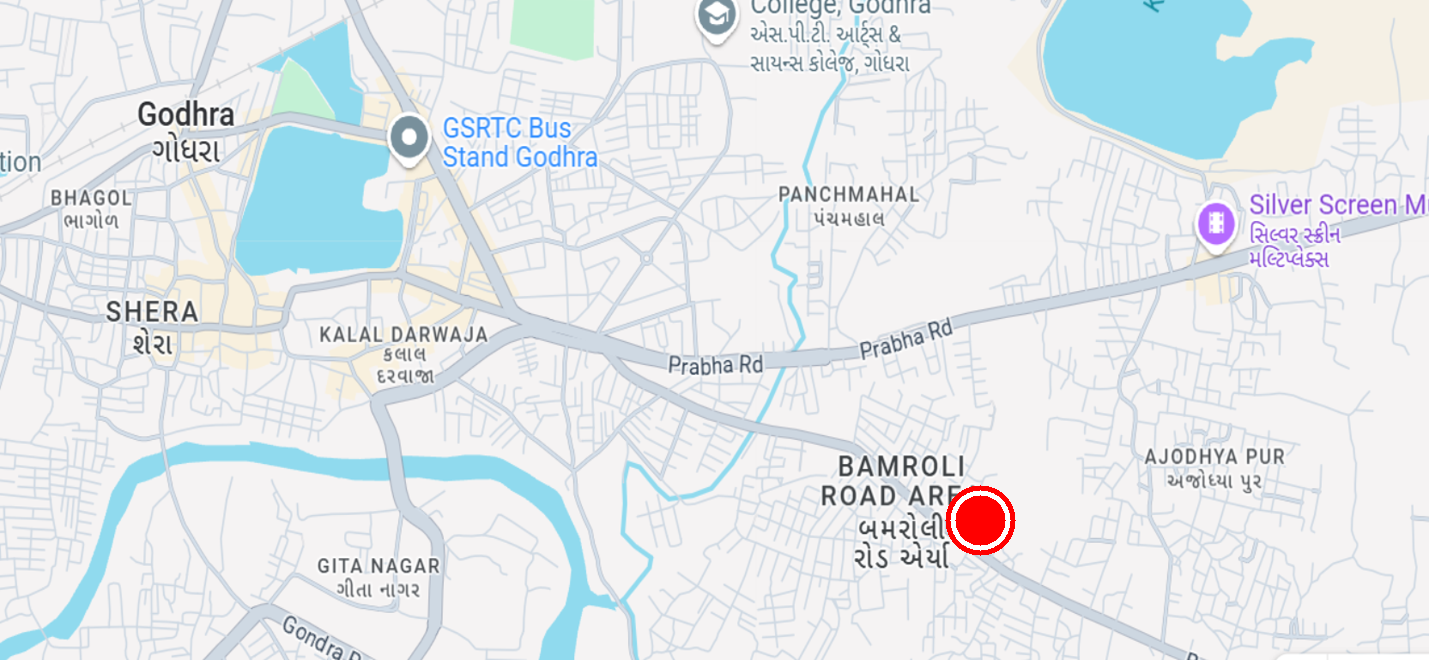
#> input picture S24 Car Game/images/citymap.png, 1429 x 660 px
$ python road.py
#> lines starting #> are read from the running program, lines starting #| are printed output that depends on the picture; after the words box and inside, x2 and y2 are one past the last pixel; in counts of white or black regions, pixels touching at a corner belong together
import cv2
import numpy as np
import os

# Get the absolute path to the images directory
current_dir = os.path.dirname(os.path.abspath(__file__))
image_path = os.path.join(current_dir, "images", "citymap.png")

print("Current directory:", current_dir)
print("Image path:", image_path)
print("File exists:", os.path.exists(image_path))

# Load the image
image = cv2.imread(image_path)
#> image is the input picture: shape (660, 1429, 3); mean B, G, R 235.5, 232.6, 227.4
if image is None:
    print("Error: Failed to load image!")
    print("OpenCV version:", cv2.__version__)
    exit(1)

print("Image loaded successfully. Shape:", image.shape)
#| Image loaded successfully. Shape: (660, 1429, 3)

# Convert the image to grayscale
gray = cv2.cvtColor(image, cv2.COLOR_BGR2GRAY)
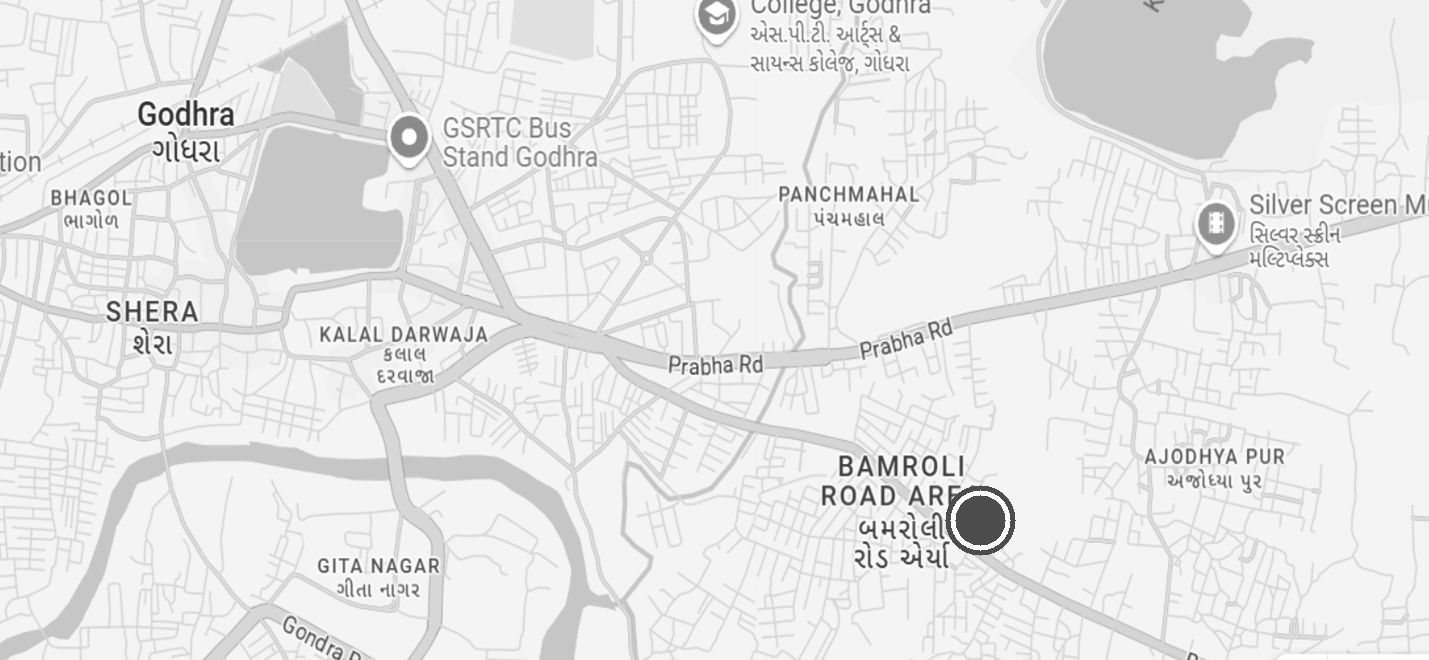
#> gray: shape (660, 1429); min 33, max 255, mean 231.5

# Apply edge detection to highlight the roads
edges = cv2.Canny(gray, 50, 150)
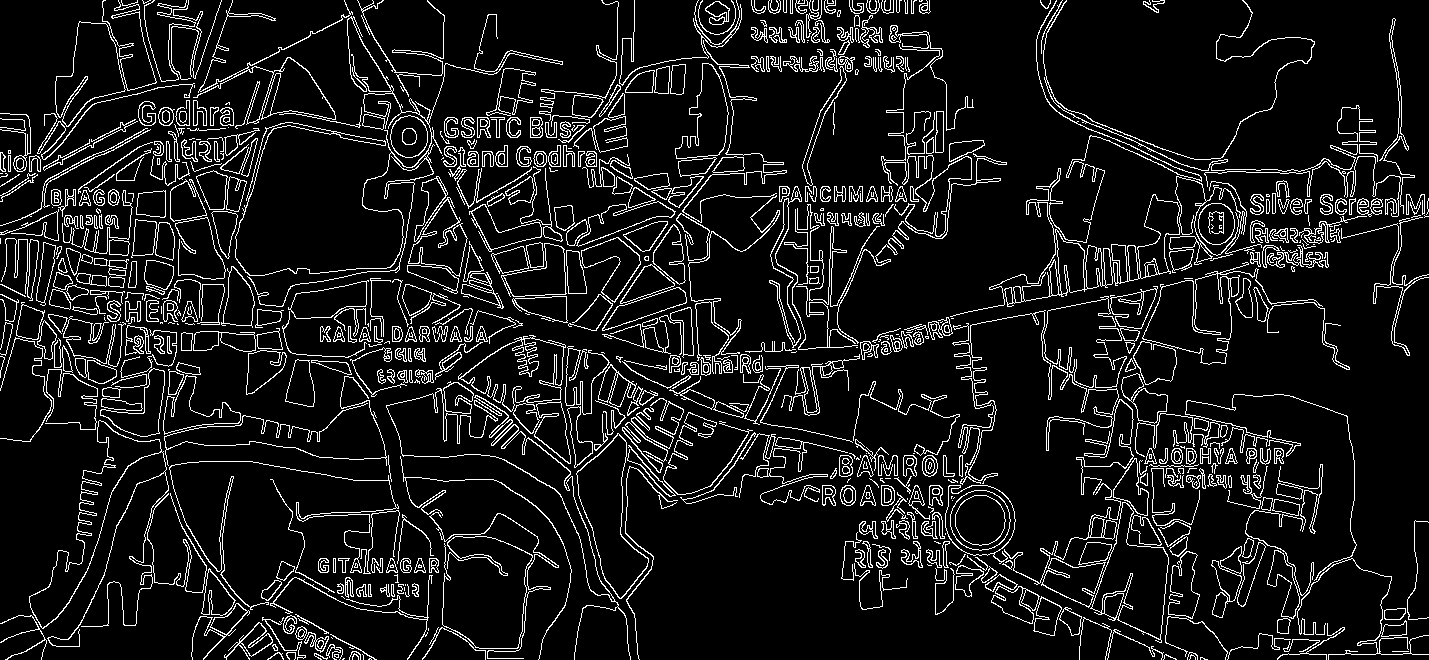
#> edges: shape (660, 1429); 9.3% white in thin lines or dots

# Use morphological operations to enhance the edges
kernel = cv2.getStructuringElement(cv2.MORPH_RECT, (5, 5))
dilated = cv2.dilate(edges, kernel, iterations=1)
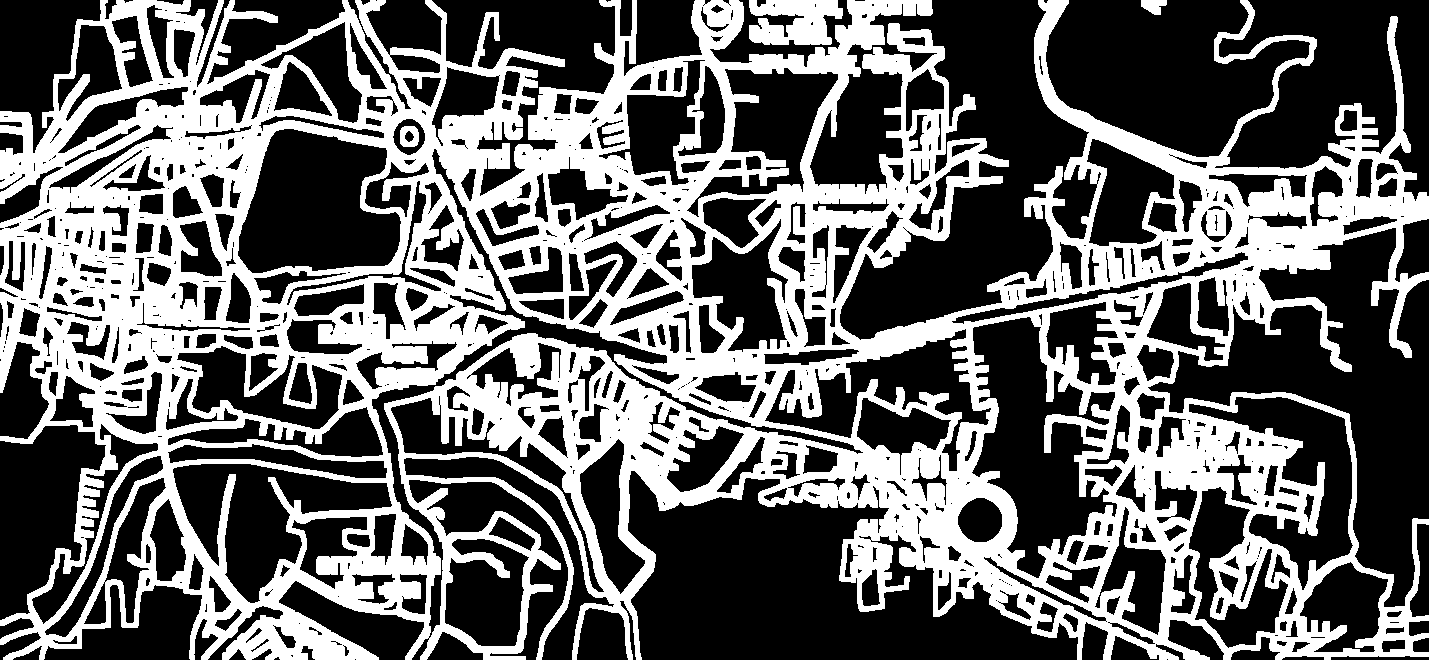
#> dilated: shape (660, 1429); 39.3% white; 4 white regions, box (x1, y1, x2, y2) and area: (0, 0, 1429, 660) 366990, (749, 0, 843, 45) 3194, (400, 126, 419, 147) 297, (1141, 0, 1167, 15) 274

# Optional: Mask the original image to extract roads
masked_image = cv2.bitwise_and(image, image, mask=dilated)
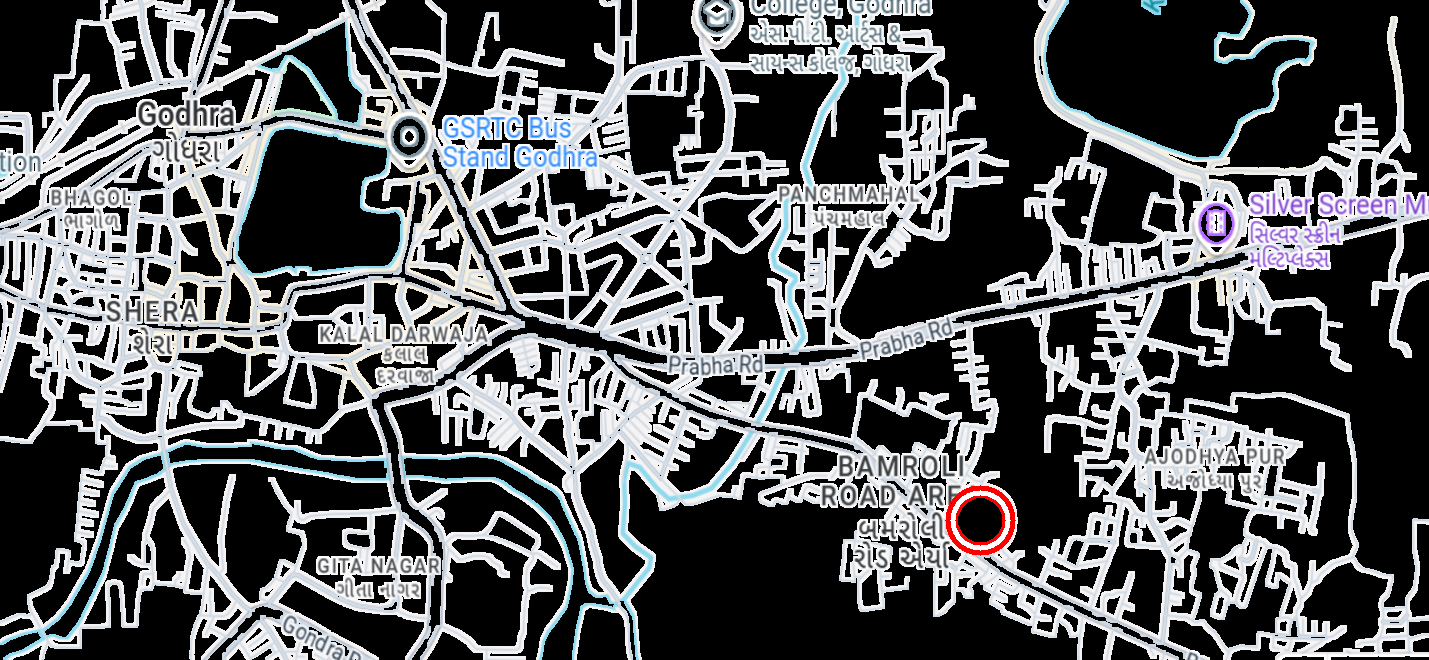
#> masked_image: shape (660, 1429, 3); mean B, G, R 90.3, 88.4, 87

# Save or display the results
output_path = os.path.join(current_dir, "roads_only.png")
cv2.imwrite(output_path, masked_image)
print("Saved output to:", output_path)

cv2.imshow("Roads Only", masked_image)
cv2.waitKey(0)
cv2.destroyAllWindows()
